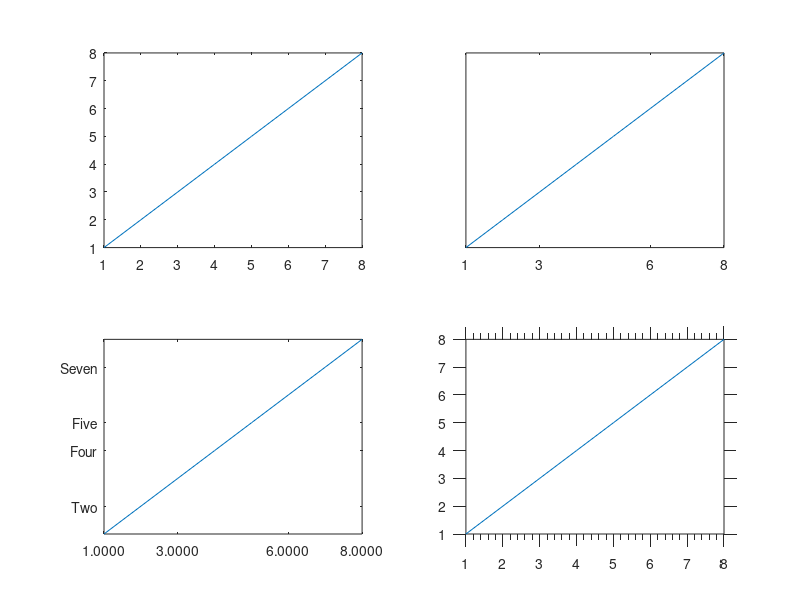

Write the MATLAB code that produced this figure.
x=1:8;
subplot(2,2,1)
plot(x)
%tick style 0(auto)
subplot(2,2,2)
plot(x)
set(gca,'xtick',[1 3 6 8]);%style 1
set(gca,'ytick',[]);%style 2
subplot(2,2,3)
plot(x)
set(gca,'xtick',[1 3 6 8]);
set(gca,'xticklabel',sprintf('%03.4f|',get(gca,'xtick')));%style 3
set(gca,'ytick',[2 4 5 7]);
set(gca,'yticklabel',{'Two','Four','Five','Seven'});%style 4
subplot(2,2,4)
plot(x)
set(gca,'xminortick','on');%style 5
set(gca,'ticklength',[0.05 0.025]);%style 6
set(gca,'tickdir','out');%style 7
